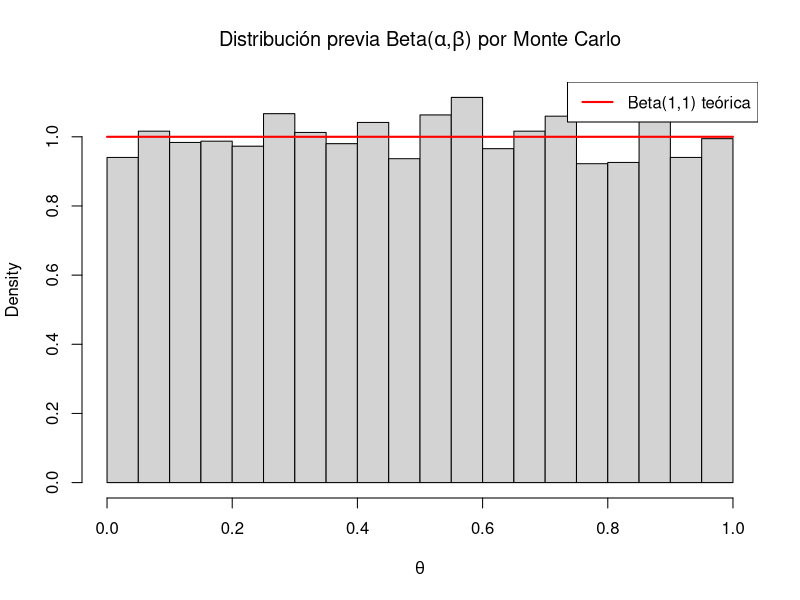
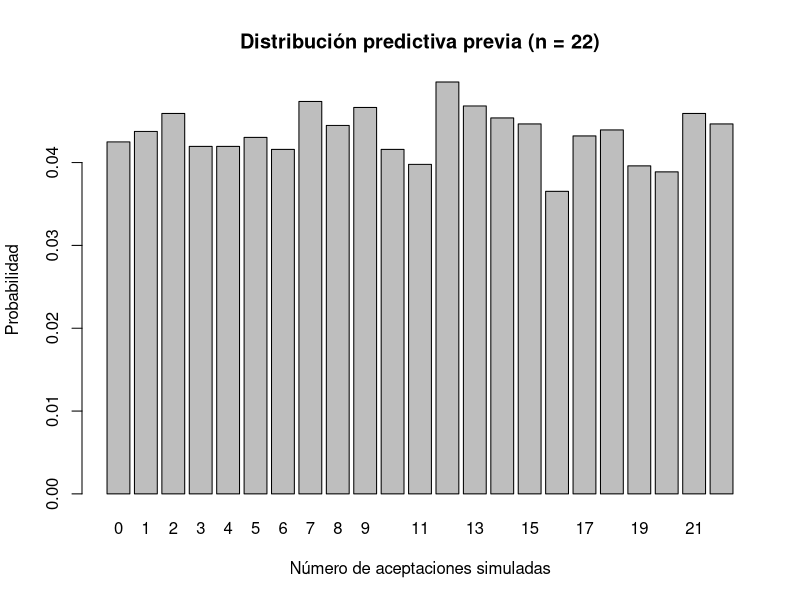
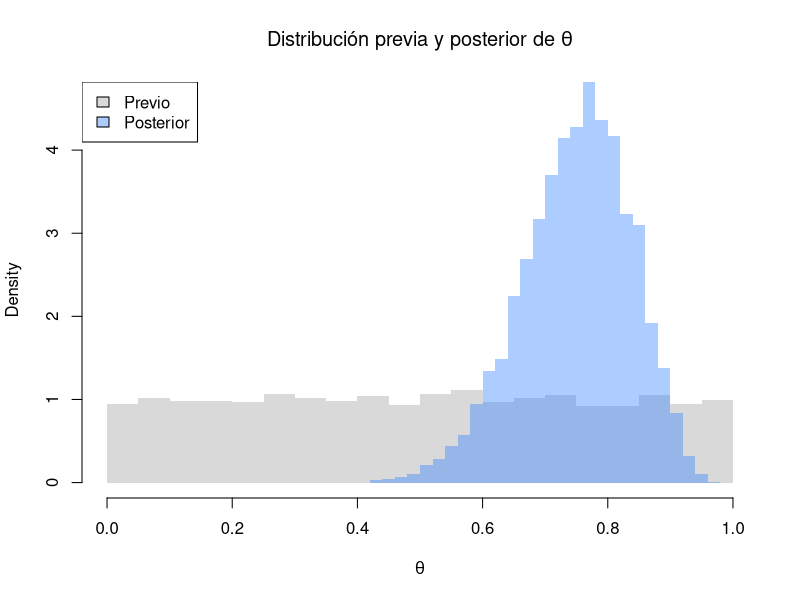
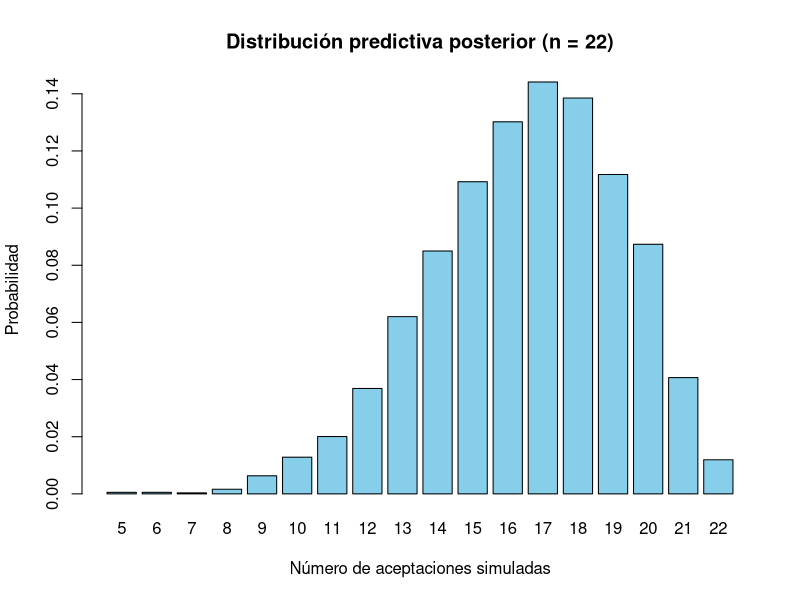
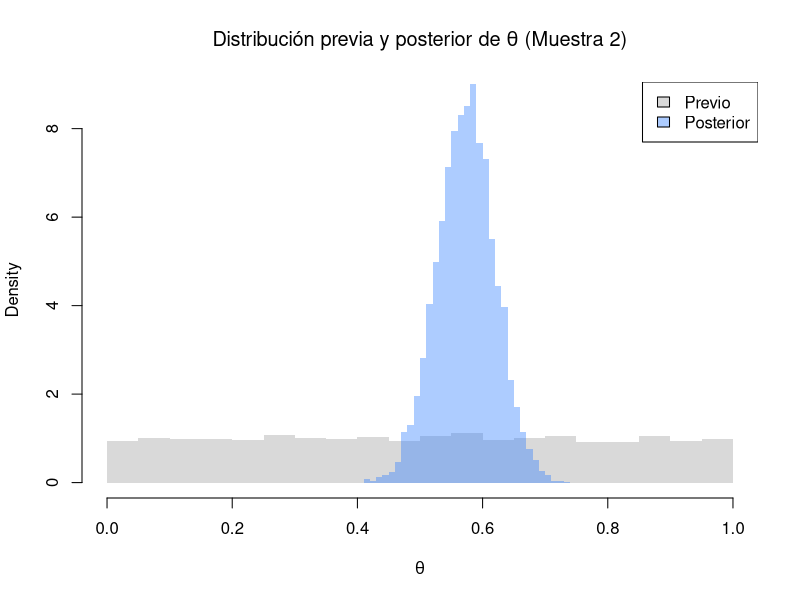
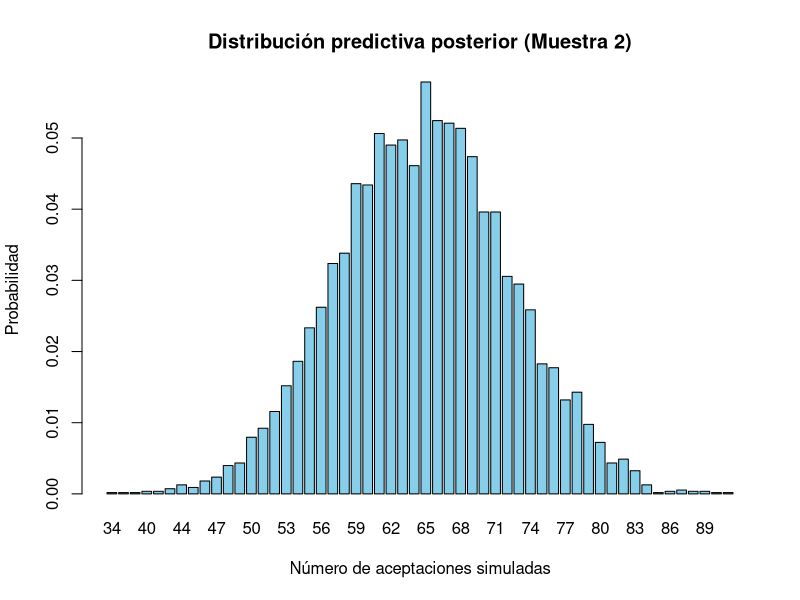
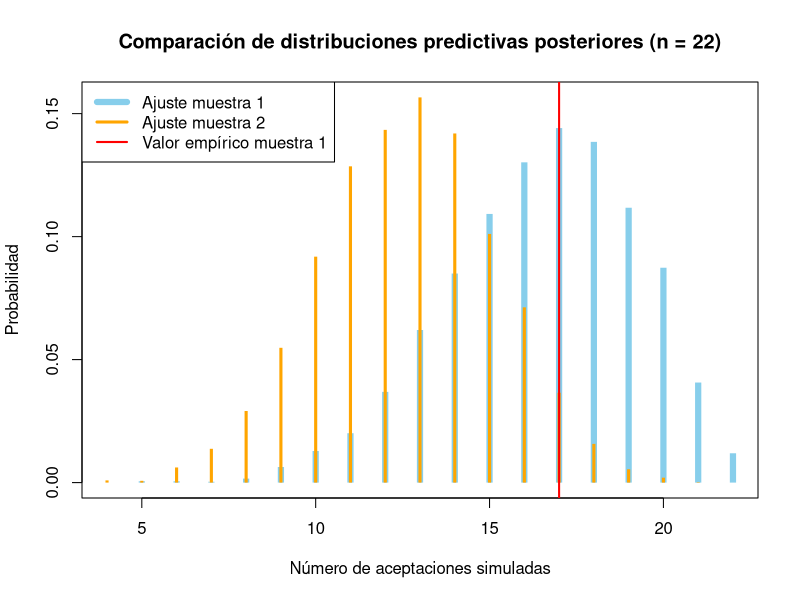
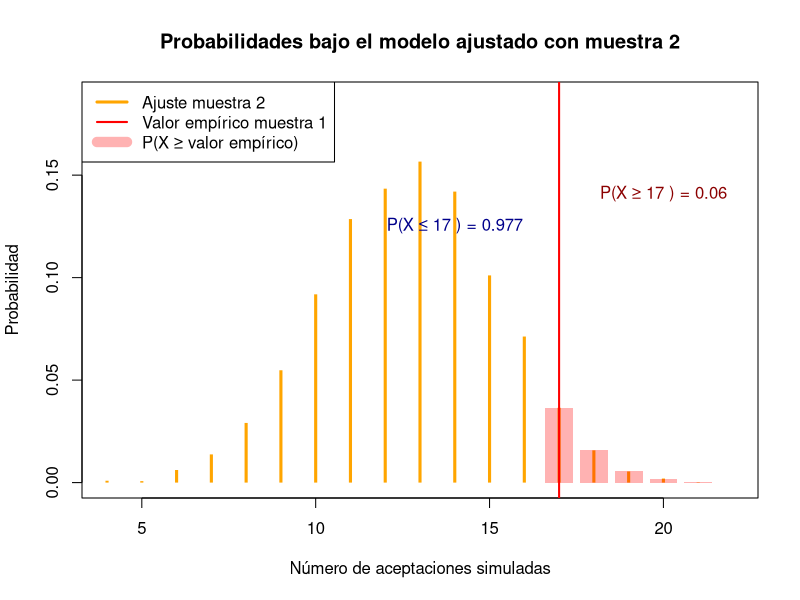

Here is the R script that generated these plots, in order:
## ---- chunk 1
#| message: false

# Paquetes:
library(tidyverse)
library(RColorBrewer)
library(scales)


# Configuración de la salida gráfica:

PALETA <- brewer.pal(8, "Set2") # Colores por defecto
color_defecto <- PALETA[1]      # Color por defecto
options(ggplot2.discrete.colour = PALETA)

theme_set(theme_bw()) # Tema "neutro" para la representación gráfica

# Redondea los números reales "inline":
options(digits = 3L)                
options(knitr.digits.signif = FALSE)

# Inicializa la semilla aleatoria:
set.seed(20250327)
## ---- chunk 2
aceptacion_muestra_1 <- tibble(
  id_participante   = 1:22,
  resp_descarga_app = c(
    "Si", "Si", "No", "No", "Si", "Si", "Si", "Si", "No", "Si", "Si",
    "Si", "Si", "Si", "Si", "Si", "No", "Si", "No", "Si", "Si", "Si"
  )
)

aceptacion_muestra_2 <- tibble(
  id_participante   = 1:113,
  resp_descarga_app = c(
    "Si", "Si", "No", "No", "Si", "Si", "Si", "Si", "No", "Si", "Si",
    "Si", "Si", "Si", "Si", "Si", "No", "Si", "No", "Si", "Si", "Si", 
    "No", "Si", "Si", "Si", "Si", "No", "No", "Si", "No", "Si", "Si", 
    "Si", "Si", "Si", "No", "Si", "No", "No", "Si", "No", "Si", "Si", 
    "No", "No", "No", "Si", "No", "No", "Si", "Si", "No", "No", "Si", 
    "No", "Si", "No", "No", "No", "Si", "Si", "No", "Si", "Si", "No", 
    "Si", "Si", "No", "Si", "Si", "No", "Si", "No", "Si", "No", "Si", 
    "No", "No", "No", "Si", "Si", "No", "No", "Si", "Si", "No", "No", 
    "No", "Si", "Si", "No", "Si", "Si", "No", "Si", "Si", "Si", "Si", 
    "No", "Si", "No", "No", "No", "No", "No", "Si", "No", "No", "Si", 
    "Si", "Si", "Si"
  )
)
## ---- chunk 3
# Parámetros de la Beta previa no informativa
alpha <- 1
beta <- 1

# Cálculo del número de simulaciones necesarias
# MCSE
var_teorica <- (alpha * beta) / (((alpha + beta)^2) * (alpha + beta + 1))
z_99 <- qnorm(0.995)  # Valor crítico para 99% bilateral
error_deseado <- 0.01
n_sim <- ceiling((z_99^2 * var_teorica) / (error_deseado^2))

# Simulación por Monte Carlo
set.seed(123)
theta_samples <- rbeta(n_sim, alpha, beta)

# Media y varianza empíricas
media_empirica <- mean(theta_samples)
var_empirica <- var(theta_samples)

# Valores teóricos
media_teorica <- alpha / (alpha + beta)
var_teorica

# Resultados
cat("Número de simulaciones:", n_sim, "\n")
cat("Media empírica:", media_empirica, "\n")
cat("Media teórica:", media_teorica, "\n")
cat("Varianza empírica:", var_empirica, "\n")
cat("Varianza teórica:", var_teorica, "\n")

# Visualización
hist(theta_samples, breaks = 30, probability = TRUE,
     main = expression(paste("Distribución previa Beta(", alpha, ",", beta, ") por Monte Carlo")),
     xlab = expression(theta))
curve(dbeta(x, alpha, beta), add = TRUE, col = "red", lwd = 2)
legend("topright", legend = "Beta(1,1) teórica", col = "red", lwd = 2)
## ---- chunk 4
n_muestra_1 <- length(aceptacion_muestra_1$id_participante)  # Tamaño de la primera muestra

# Simula la distribución predictiva previa
set.seed(123)
resultados_binomiales <- rbinom(length(theta_samples), size = n_muestra_1, prob = theta_samples)

# Visualización de la distribución predictiva previa
tabla_pred <- table(resultados_binomiales)
barplot(tabla_pred / sum(tabla_pred),
        main = "Distribución predictiva previa (n = 22)",
        xlab = "Número de aceptaciones simuladas",
        ylab = "Probabilidad")

# Opcional: media y varianza predictiva
media_pred <- mean(resultados_binomiales)
var_pred <- var(resultados_binomiales)
cat("Media predictiva:", media_pred, "\n")
cat("Varianza predictiva:", var_pred, "\n")
## ---- chunk 5
# Cuenta de aceptaciones en la muestra real
n_aceptaciones_obs <- sum(aceptacion_muestra_1$resp_descarga_app == "Si")

# Centil empírico
centil <- mean(resultados_binomiales <= # usa resultados_binomiales de simulación previa
                 n_aceptaciones_obs)

# Probabilidad de obtener igual o mayor
p_mayor_igual <- mean(resultados_binomiales >= n_aceptaciones_obs)

# Probabilidad de obtener igual o menor
p_menor_igual <- mean(resultados_binomiales <= n_aceptaciones_obs)

# Muestra los resultados
cat("Centil empírico:", centil, "\n")
cat("Probabilidad de obtener un valor igual o mayor:", p_mayor_igual, "\n")
cat("Probabilidad de obtener un valor igual o menor:", p_menor_igual, "\n")
## ---- chunk 6
# Número de simulaciones usado previamente
n_sim <- length(theta_samples)  # theta_samples es el vector de la previa

# Datos observados ya calculados anteriormente
# n_aceptaciones_obs = k, éxitos
# n_muestra_1 = n, tamaño muestra

# Parámetros de la posterior
alpha_post <- alpha + n_aceptaciones_obs  # alpha ya fue definido como 1
beta_post <- beta + n_muestra_1 - n_aceptaciones_obs  # beta ya fue definido como 1

# Simulación Monte Carlo de la posterior
set.seed(123)
theta_post_samples <- rbeta(n_sim, alpha_post, beta_post)

# Histograma comparativo
hist(theta_samples, breaks = 30, probability = TRUE,
     col = rgb(0.7, 0.7, 0.7, 0.5), border = NA,
     main = expression(paste("Distribución previa y posterior de ", theta)),
     xlab = expression(theta), ylim = c(0, max(density(theta_post_samples)$y)))
hist(theta_post_samples, breaks = 30, probability = TRUE,
     col = rgb(0.2, 0.5, 1, 0.4), border = NA, add = TRUE)
legend("topleft", legend = c("Previo", "Posterior"),
       fill = c(rgb(0.7, 0.7, 0.7, 0.5), rgb(0.2, 0.5, 1, 0.4)))
## ---- chunk 7
# Simula la distribución predictiva posterior
set.seed(123)
resultados_binomiales_post <- rbinom(length(theta_post_samples), size = n_muestra_1,  # Ya tenemos theta_post_samples y n_muestra_1 definidos previamente
              prob = theta_post_samples)

# Visualización
tabla_post <- table(resultados_binomiales_post)
barplot(tabla_post / sum(tabla_post),
        main = "Distribución predictiva posterior (n = 22)",
        xlab = "Número de aceptaciones simuladas",
        ylab = "Probabilidad",
        col = "skyblue")
## ---- chunk 8
# Datos observados en la muestra 2
n_aceptaciones_obs2 <- sum(aceptacion_muestra_2$resp_descarga_app == "Si")  # éxitos
n_muestra_2 <- nrow(aceptacion_muestra_2)  # tamaño muestra

# Simulación previa (opcional, si quieres comparar)
set.seed(123)
theta_prev_samples2 <- rbeta(n_sim, alpha, beta)  # parámetros ya definidos previamente

# Parámetros de la posterior
alpha_post2 <- alpha + n_aceptaciones_obs2
beta_post2 <- beta + n_muestra_2 - n_aceptaciones_obs2

# Simulación Monte Carlo de la posterior
set.seed(123)
theta_post_samples2 <- rbeta(n_sim, alpha_post2, beta_post2)

# Histograma comparativo previa y posterior
hist(theta_prev_samples2, breaks = 30, probability = TRUE,
     col = rgb(0.7, 0.7, 0.7, 0.5), border = NA,
     main = expression(paste("Distribución previa y posterior de ", theta, " (Muestra 2)")),
     xlab = expression(theta), ylim = c(0, max(density(theta_post_samples2)$y)))
hist(theta_post_samples2, breaks = 30, probability = TRUE,
     col = rgb(0.2, 0.5, 1, 0.4), border = NA, add = TRUE)
legend("topright", legend = c("Previo", "Posterior"),
       fill = c(rgb(0.7, 0.7, 0.7, 0.5), rgb(0.2, 0.5, 1, 0.4)))

# Simulación predictiva posterior
set.seed(123)
resultados_binomiales_post2 <- rbinom(n_sim, size = n_muestra_2, prob = theta_post_samples2)

# Visualización predictiva posterior
tabla_post2 <- table(resultados_binomiales_post2)
barplot(tabla_post2 / sum(tabla_post2),
        main = "Distribución predictiva posterior (Muestra 2)",
        xlab = "Número de aceptaciones simuladas",
        ylab = "Probabilidad",
        col = "skyblue")
## ---- chunk 9
# Simular la predictiva posterior para n = 22 usando la posterior de muestra 2
set.seed(123)
resultados_binomiales_post2_n22 <- rbinom(length(theta_post_samples2), size = n_muestra_1, prob = theta_post_samples2) # n_muestra_1 ya calculado

# Predictiva posterior muestra 1 = resultados_binomiales_post

# Preparar las frecuencias relativas para ambas distribuciones
tabla_post1 <- table(resultados_binomiales_post) / length(resultados_binomiales_post)
tabla_post2_n22 <- table(resultados_binomiales_post2_n22) / length(resultados_binomiales_post2_n22)

# Define el rango común de valores
valores <- min(as.numeric(names(tabla_post1)), as.numeric(names(tabla_post2_n22))):
           max(as.numeric(names(tabla_post1)), as.numeric(names(tabla_post2_n22)))
freq_post1 <- rep(0, length(valores))
freq_post2 <- rep(0, length(valores))
names(freq_post1) <- names(freq_post2) <- as.character(valores)
freq_post1[names(tabla_post1)] <- tabla_post1
freq_post2[names(tabla_post2_n22)] <- tabla_post2_n22

# Valor observado en la muestra empírica 1
valor_obs1 <- sum(aceptacion_muestra_1$resp_descarga_app == "Si")

# Representación conjunta
plot(valores, freq_post1, type = "h", lwd = 6, lend = 1, col = "skyblue",
     xlab = "Número de aceptaciones simuladas",
     ylab = "Probabilidad",
     main = "Comparación de distribuciones predictivas posteriores (n = 22)",
     ylim = c(0, max(freq_post1, freq_post2)))
lines(valores, freq_post2, type = "h", lwd = 3, lend = 1, col = "orange")
abline(v = valor_obs1, col = "red", lwd = 2)  # Para añadir la línea vertical indicando el valor observado
legend("topleft",
       legend = c("Ajuste muestra 1", "Ajuste muestra 2", "Valor empírico muestra 1"),
       col = c("skyblue", "orange", "red"), lwd = c(6, 3, 2))
## ---- chunk 10
# Probabilidad de obtener un valor mayor o igual
prob_mayor_igual <- mean(resultados_binomiales_post2_n22 >= n_aceptaciones_obs) # Valor empírico de 'Si' en muestra 1 ya calculado = n_aceptaciones_obs
cat("Probabilidad de obtener un valor mayor o igual:", prob_mayor_igual, "\n")

# Probabilidad de obtener un valor menor o igual
prob_menor_igual <- mean(resultados_binomiales_post2_n22 <= n_aceptaciones_obs)
cat("Probabilidad de obtener un valor menor o igual:", prob_menor_igual, "\n")

# Representación gráfica
plot(valores, freq_post2, type = "h", lwd = 3, lend = 1, col = "orange",
     xlab = "Número de aceptaciones simuladas",
     ylab = "Probabilidad",
     main = "Probabilidades bajo el modelo ajustado con muestra 2",
     ylim = c(0, max(freq_post2) * 1.2))
abline(v = n_aceptaciones_obs, col = "red", lwd = 2)  # Añadimos el valor empírico
# Sombreamos el área para valores mayores o iguales
for (i in which(as.numeric(names(freq_post2)) >= valor_obs1)) {
  rect(as.numeric(names(freq_post2))[i] - 0.4, 0, 
       as.numeric(names(freq_post2))[i] + 0.4, freq_post2[i],
       col = rgb(1, 0, 0, 0.3), border = NA)
}
# Añadimos texto con las probabilidades
text(valor_obs1 + 3, max(freq_post2) * 0.9, 
     paste("P(X ≥", valor_obs1, ") =", round(prob_mayor_igual, 3)),
     col = "darkred")
text(valor_obs1 - 3, max(freq_post2) * 0.8, 
     paste("P(X ≤", valor_obs1, ") =", round(prob_menor_igual, 3)),
     col = "darkblue")
# Leyenda
legend("topleft", 
       legend = c("Ajuste muestra 2", "Valor empírico muestra 1", "P(X ≥ valor empírico)"),
       col = c("orange", "red", rgb(1, 0, 0, 0.3)), 
       lwd = c(3, 2, 10))
## ---- chunk 11
# Ya tenemos theta_post_samples (posterior ajustada con muestra 1)
# También n_muestra_2 (número de observaciones de la muestra 2)

# Simular la predictiva posterior para n = 113
set.seed(123)
resultados_binomiales_post1_n113 <- rbinom(length(theta_post_samples), size = n_muestra_2, prob = theta_post_samples)

# Valor empírico de la muestra 2 = n_aceptaciones_obs2

# Calcular el valor-p predictivo posterior
valor_p_pred_2_muestra1 <- mean(resultados_binomiales_post1_n113 >= n_aceptaciones_obs2)
cat("Valor-p predictivo posterior (muestra 2 bajo modelo muestra 1):", valor_p_pred_2_muestra1, "\n")
## ---- chunk 12
fertilidad_gss_1990 <- tibble(
  titulo_uni = c("sin" |> rep(7),                 "con" |> rep(5)),
  n_hijos    = c(0:6,                             0:4),
  frecuencia = c(20L, 19L, 38L, 20L, 10L, 2L, 2L, 11L, 11L, 13L, 7L, 2L)
) |>
  # Rellena los niveles para hacer ambas muestras más "comparables":
  complete(titulo_uni, n_hijos, fill = list(frecuencia = 0))

fert_estadisticos <- fertilidad_gss_1990 |>
  group_by(titulo_uni) |>
  summarize(y = sum(n_hijos * frecuencia), n = sum(frecuencia))

fert_estadisticos # y = nº hijos en cada grupo, n = nº mujeres en cada grupo

fertilidad_gss_1990 |>
  ggplot(aes(n_hijos, frecuencia, fill = titulo_uni)) +
  geom_col(position = "dodge") +
  labs(fill = "Título universitario", x  = "Nº hijos", y = "Frecuencia")
## ---- chunk 13
A_PRE <- 2L
B_PRE <- 1L

params_fertilidad <- fert_estadisticos |> mutate(
  a_post = A_PRE + y,
  b_post = B_PRE + n
)

params_fertiliad_sin <- params_fertilidad |>
  filter(titulo_uni == "sin") 
a_post_sin <- params_fertiliad_sin |> pull(a_post)
b_post_sin <- params_fertiliad_sin |> pull(b_post)

params_fertiliad_con <- params_fertilidad |>
  filter(titulo_uni == "con") 
a_post_con <- params_fertiliad_con |> pull(a_post)
b_post_con <- params_fertiliad_con |> pull(b_post)
## ---- chunk 14
# Simular 10^6 muestras de cada distribución posterior usando a_post_sin, b_post_sin, a_post_con, b_post_con
set.seed(123)
n_sim <- 1e6
lambda_sin <- rgamma(n_sim, shape = a_post_sin, rate = b_post_sin)
lambda_con <- rgamma(n_sim, shape = a_post_con, rate = b_post_con)

# Preparar los datos para ggplot
df_lambda <- bind_rows(
  tibble(lambda = lambda_sin, grupo = "Sin título universitario"),
  tibble(lambda = lambda_con, grupo = "Con título universitario")
)

# Representar las densidades
ggplot(df_lambda, aes(x = lambda, fill = grupo, color = grupo)) +
  geom_density(alpha = 0.4) +
  labs(
    title = "Distribuciones posteriores de la tasa de fertilidad (\u03BB)",
    x = "Tasa de fertilidad (\u03BB)",
    y = "Densidad",
    fill = "Grupo",
    color = "Grupo"
  ) +
  theme_minimal()
## ---- chunk 15
# Simular datos de la distribución de Poisson para cada muestra de λ con lambda_sin y lambda_con (muestras posteriores de λ para cada grupo)
# Esto genera una muestra de la distribución predictiva posterior para cada grupo
set.seed(123)
y_pred_sin <- rpois(length(lambda_sin), lambda_sin)
y_pred_con <- rpois(length(lambda_con), lambda_con)

# Preparar los datos para la grafica
df_pred <- bind_rows(
  tibble(n_hijos = y_pred_sin, grupo = "Sin título universitario"),
  tibble(n_hijos = y_pred_con, grupo = "Con título universitario")
)

# Representar las distribuciones predictivas posteriores
ggplot(df_pred, aes(x = n_hijos, fill = grupo, color = grupo)) +
  geom_bar(aes(y = after_stat(prop)), position = "dodge", stat = "count", alpha = 0.5) +
  labs(
    title = "Distribuciones predictivas posteriores del número de hijos",
    x = "Número de hijos",
    y = "Proporción",
    fill = "Grupo",
    color = "Grupo"
  ) +
  theme_minimal()
## ---- chunk 16
# Filtra las mujeres con 4 hijos o más y agrupa por título universitario
probabilidades <- fertilidad_gss_1990 %>%
  filter(n_hijos >= 4) %>%
  group_by(titulo_uni) %>%
  summarize(n = sum(frecuencia)) %>%
  mutate(prob = n / sum(n))

# Calcula las odds de no ser titulada universitaria
odds_no_titulada <- probabilidades %>%
  filter(titulo_uni == "sin") %>% pull(prob) /
  probabilidades %>%
  filter(titulo_uni == "con") %>% pull(prob)

print(probabilidades)
cat("Odds de no ser titulada universitaria:", odds_no_titulada, "\n")
## ---- chunk 17
# Probabilidad de obtener un valor mayor o igual
prob_con_mas_hijos <- mean(y_pred_con > y_pred_sin)

cat("Probabilidad de que la mujer con titulación universitaria tenga más hijos que la sin titulación:", prob_con_mas_hijos, "\n")
## ---- chunk 18
# Sumar el total de mujeres por grupo y calcular proporciones
n_por_grupo <- fertilidad_gss_1990 %>%
  group_by(titulo_uni) %>%
  summarize(n = sum(frecuencia)) %>%
  mutate(prop = n / sum(n))

print(n_por_grupo)

# Extraer proporciones para cada grupo
prop_con <- n_por_grupo %>% filter(titulo_uni == "con") %>% pull(prop)
prop_sin <- n_por_grupo %>% filter(titulo_uni == "sin") %>% pull(prop)

# Probabilidad condicional de tener 0 hijos en cada grupo (de las simulaciones)
prob_0_con <- mean(y_pred_con == 0)
prob_0_sin <- mean(y_pred_sin == 0)

# Probabilidad conjunta
prob_conjunta_con <- prob_0_con * prop_con
prob_conjunta_sin <- prob_0_sin * prop_sin

cat("Probabilidad conjunta (0 hijos y titulada universitaria):", prob_conjunta_con, "\n")
cat("Probabilidad conjunta (0 hijos y NO titulada universitaria):", prob_conjunta_sin, "\n")
## ---- chunk 19
# Calcular la proporción empírica en la muestra original
prop_empirica <- fertilidad_gss_1990 %>%
  group_by(n_hijos) %>%
  summarize(
    n_con = sum(frecuencia[titulo_uni == "con"]),
    n_total = sum(frecuencia),
    prop_con = ifelse(n_total > 0, n_con / n_total, NA)
  )

# Calcular la proporción predictiva posterior usando las simulaciones
df_pred <- bind_rows(
  tibble(n_hijos = y_pred_con, grupo = "con"),
  tibble(n_hijos = y_pred_sin, grupo = "sin")
)

prop_predictiva <- df_pred %>%
  group_by(n_hijos) %>%
  summarize(
    n_con = sum(grupo == "con"),
    n_total = n(),
    prop_con = ifelse(n_total > 0, n_con / n_total, NA)
  )

# Junta los datos para ggplot
prop_empirica <- prop_empirica %>% mutate(tipo = "Empírica")
prop_predictiva <- prop_predictiva %>% mutate(tipo = "Predictiva")

datos_plot <- bind_rows(prop_empirica, prop_predictiva)

ggplot(datos_plot, aes(x = n_hijos, y = prop_con, color = tipo, linetype = tipo)) +
  geom_line(size = 1) +
  geom_point(data = prop_empirica, aes(x = n_hijos, y = prop_con, color = tipo)) +
  labs(
    title = "Proporción de mujeres tituladas universitarias según número de hijos",
    x = "Número de hijos",
    y = "Proporción titulada universitaria",
    color = "Tipo de proporción",
    linetype = "Tipo de proporción"
  ) +
  theme_minimal() +
  scale_y_continuous(labels = scales::percent_format(accuracy = 1))
## ---- chunk 20
# Se extrae aquí un valor para utilizar más adelante
n_con <- fert_estadisticos |> filter(titulo_uni == "con") |> pull(n)
## ---- chunk 21
# Máximo número de hijos en la distribución empírica
max_empirico_con <- fertilidad_gss_1990 %>%
  filter(titulo_uni == "con", frecuencia > 0) %>%
  pull(n_hijos) %>%
  max()

max_empirico_sin <- fertilidad_gss_1990 %>%
  filter(titulo_uni == "sin", frecuencia > 0) %>%
  pull(n_hijos) %>%
  max()

# Máximo número de hijos en la distribución predictiva posterior
max_pred_con <- max(y_pred_con)
max_pred_sin <- max(y_pred_sin)

# Mostrar resultados
cat("Distribución empírica:\n")
cat("- Máximo número de hijos (con título):", max_empirico_con, "\n")
cat("- Máximo número de hijos (sin título):", max_empirico_sin, "\n\n")

cat("Distribución predictiva posterior:\n")
cat("- Máximo número de hijos (con título):", max_pred_con, "\n")
cat("- Máximo número de hijos (sin título):", max_pred_sin, "\n")
## ---- chunk 22
max_poisson <- function(lambda, n) {
 # Simula n valores de una Poisson(λ)
  sims <- rpois(n, lambda)
  # Devuelve el máximo de la simulación
  max(sims)
}
## ---- chunk 23
# Parámetros ya definidos
# lambda_con    : vector de simulaciones de la posterior Gamma para grupo de mujeres con titulación universitaria
# n_con         : tamaño de la muestra universitaria
# max_empirico_con: máximo hijos observado en la muestra con titulación universitaria

# Simular el máximo para cada valor de lambda
max_sim <- map_int(lambda_con, ~ max_poisson(.x, n_con))

# Calcular el valor-p predictivo posterior
p_valor_predictivo <- mean(max_sim <= max_empirico_con)

cat("Valor-p predictivo posterior  P(max ≤", max_empirico_con, ") =",
    round(p_valor_predictivo, 3), "\n")
## ---- chunk 24
# 1. Estadístico empírico
mean_emp_con <- fert_estadisticos %>%
  filter(titulo_uni == "con") %>%
  summarize(mean_emp = y / n) %>%
  pull(mean_emp)

# 2. Simular réplicas y calcular media
mean_sim <- map_dbl(lambda_con, ~ mean(rpois(n_con, .x)))

# 3. Valor-p predictivo posterior (unilateral ≥)
p_val <- mean(mean_sim >= mean_emp_con)

cat("Valor-p predictivo posterior (media con título):", round(p_val, 3), "\n")
